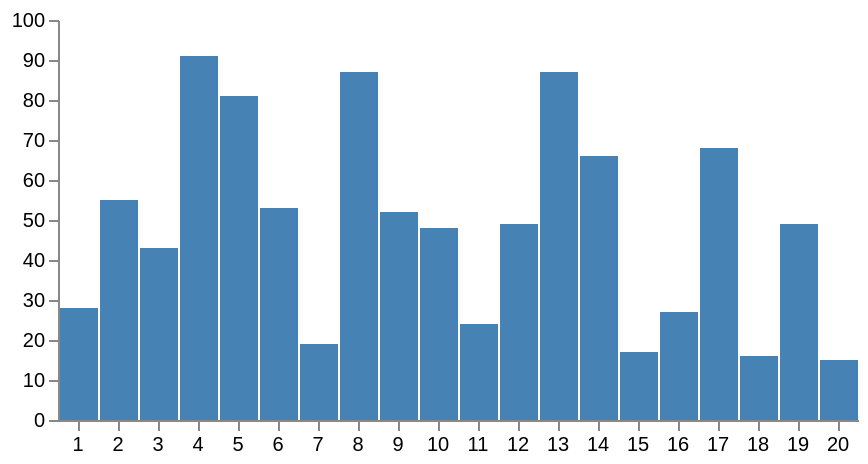

Here is the Vega-Lite specification saved for this chart:
### Vega specification from a JSON file in a GitHub repository (floating-point values rounded to 4 significant figures)
{"schema": {"language": "vega", "version": "3.0"}, "width": 400, "height": 200, "padding": 5, "signals": [{"name": "label", "value": {"x": 0, "y": 0}, "on": [{"events": "rect:mouseover", "update": "datum"}, {"events": "rect:mouseout", "update": "{x:0, y:0}"}]}], "data": [{"name": "table", "values": [{"x": 1, "y": 28}, {"x": 2, "y": 55}, {"x": 3, "y": 43}, {"x": 4, "y": 91}, {"x": 5, "y": 81}, {"x": 6, "y": 53}, {"x": 7, "y": 19}, {"x": 8, "y": 87}, {"x": 9, "y": 52}, {"x": 10, "y": 48}, {"x": 11, "y": 24}, {"x": 12, "y": 49}, {"x": 13, "y": 87}, {"x": 14, "y": 66}, {"x": 15, "y": 17}, {"x": 16, "y": 27}, {"x": 17, "y": 68}, {"x": 18, "y": 16}, {"x": 19, "y": 49}, {"x": 20, "y": 15}]}], "scales": [{"name": "xscale", "type": "band", "range": "width", "domain": {"data": "table", "field": "x"}}, {"name": "yscale", "type": "linear", "range": "height", "domain": {"data": "table", "field": "y"}, "nice": true}], "axes": [{"orient": "bottom", "scale": "xscale"}, {"orient": "left", "scale": "yscale"}], "marks": [{"type": "rect", "from": {"data": "table"}, "encode": {"enter": {"x": {"scale": "xscale", "field": "x", "offset": 1}, "width": {"scale": "xscale", "band": 1, "offset": -1}, "y": {"scale": "yscale", "field": "y"}, "y2": {"scale": "yscale", "value": 0}}, "update": {"fill": [{"test": "datum === label", "value": "red"}, {"value": "steelblue"}]}}}, {"type": "text", "encode": {"enter": {"align": {"value": "center"}, "fill": {"value": "#333"}}, "update": {"x": {"scale": "xscale", "signal": "label.x", "band": 0.5}, "y": {"scale": "yscale", "signal": "label.y", "offset": -5}, "text": {"signal": "label.y"}, "fillOpacity": [{"test": "!label._id", "value": 0}, {"value": 1}]}}}]}
